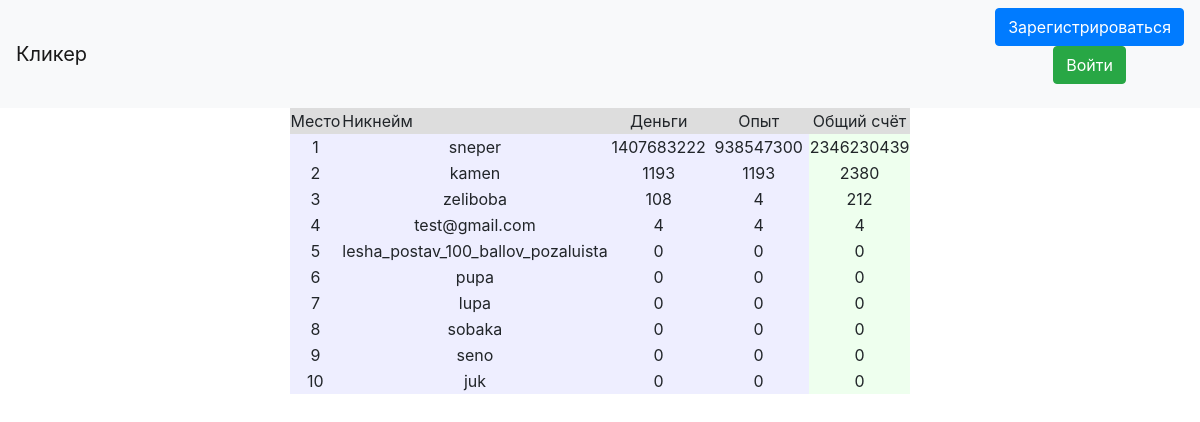
Screenshot of /start_page with the database file from the repository.
### models/users.py (models this page shows, shortened)
class User(database, UserMixin, SerializerMixin):
    __tablename__ = 'users'
    id = sqlalchemy.Column(sqlalchemy.Integer, primary_key=True, autoincrement=True)
    username = sqlalchemy.Column(sqlalchemy.String, nullable=True)
    email = sqlalchemy.Column(sqlalchemy.String, index=True, unique=True, nullable=True)
    hashed_password = sqlalchemy.Column(sqlalchemy.String, nullable=True)
    money = sqlalchemy.Column(sqlalchemy.Integer, default=0)
    experience = sqlalchemy.Column(sqlalchemy.Integer, default=0)
    money_total = sqlalchemy.Column(sqlalchemy.Integer, default=0)
    experience_total = sqlalchemy.Column(sqlalchemy.Integer, default=0)
    active_income_money = sqlalchemy.Column(sqlalchemy.Integer, nullable=True, default=1)
    active_income_exp = sqlalchemy.Column(sqlalchemy.Integer, nullable=True, default=1)
    passive_income_money = sqlalchemy.Column(sqlalchemy.Integer, nullable=True, default=0)
    passive_income_exp = sqlalchemy.Column(sqlalchemy.Integer, nullable=True, default=0)
    total = sqlalchemy.Column(sqlalchemy.Integer, default=0)
    last_time = sqlalchemy.Column(sqlalchemy.DateTime, default=datetime.datetime.now)
    upgrades = orm.relation("Upgrade",
                              secondary="association",
                              backref="users")

### clicker_blueprint.py (the view)
@clicker_blueprint.route('/')
@clicker_blueprint.route('/start_page')
def start_page():
    db_sess = create_session()
    if current_user.is_authenticated:
        do_passive_income_fo_current_user()
        income_update()
        db_sess.merge(current_user)
        db_sess.commit()
        return render_template('clicker.html', title='click')
    db_sess = create_session()
    users = db_sess.query(User).order_by(User.total.desc()).limit(100).all()
    return render_template('leader_board.html', users=users, title='leader_board')

### __init__.py (called while the page is built)
def create_session() -> Session:
    global __factory
    return __factory()

### templates/leader_board.html (shortened to what this page needs)
{% extends "base.html" %}
{% block content %}
<div class="table_container">
  <table class="my_table" align="center">
    <tr class="my_row">
      <td class="title" width="50px" bgcolor="#dddddd">Место</td>
      <td class="title" width="150px" bgcolor="#dddddd">Никнейм</td>
      <td class="title" width="100px" bgcolor="#dddddd" align="center">Деньги</td>
      <td class="title" width="100px" bgcolor="#dddddd" align="center">Опыт</td>
      <td class="title" width="100px" bgcolor="#dddddd" align="center">Общий счёт</td>
    </tr>
  {% for user in users %}
    <tr class="my_row">
      <td class="ordinary" bgcolor="#eeeeff" align="center">{{ loop.index }}</td>
      <td class="ordinary" bgcolor="#eeeeff" align="center">{{ user.username }}</td>
      <td class="ordinary" bgcolor="#eeeeff" align="center">{{ user.money }}</td>
      <td class="ordinary" bgcolor="#eeeeff" align="center">{{ user.experience }}</td>
      <td class="ordinary" bgcolor="#eeffee" align="center">{{ user.total }}</td>
    </tr>
  {% endfor %}
  </table>
</div>
<br>
{% endblock %}

### templates/base.html (shortened to what this page needs)
<!DOCTYPE html>
<html lang="en">
  <head>
      <link rel="stylesheet"
      href="https://stackpath.bootstrapcdn.com/bootstrap/4.4.1/css/bootstrap.min.css"
>
    <link rel="stylesheet"
      href="https://stackpath.bootstrapcdn.com/font-awesome/4.7.0/css/font-awesome.min.css"
>
  </head>
  <body>
    <header>
      <nav class="navbar navbar-light bg-light">
        <a class="navbar-brand" href="/start_page">Кликер</a>
        {% if current_user.is_authenticated %}
          <a class="navbar-brand" href="/upgrades">Улучшения</a>
          <p align="center">
            <a class="btn btn-dark" href="/profile/{{ current_user.id }}">Профиль</a>
            <a class="btn btn-danger" href="/logout">Выйти</a>
          </p>
        {% else %}
          <p align="center">
            <a class="btn btn-primary" href="/register">Зарегистрироваться</a>
            <br>
            <a class="btn btn-success" href="/login">Войти</a>
          </p>
        {% endif %}
      </nav>
    </header>
    <main role="main" class="container">
      {% block content %}{% endblock %}
    </main>
  </body>
</html>

### rows the page displays
User: username "sneper", money "1407683222", experience "938547300", total "2346230439"
User: username "kamen", money "1193", experience "1193", total "2380"
User: username "zeliboba", money "108", experience "4", total "212"
User: username "test@gmail.com", money "4", experience "4", total "4"
User: username "lesha_postav_100_ballov_pozaluista", money "0", experience "0", total "0"
User: username "pupa", money "0", experience "0", total "0"
User: username "lupa", money "0", experience "0", total "0"
User: username "sobaka", money "0", experience "0", total "0"
User: username "seno", money "0", experience "0", total "0"
User: username "juk", money "0", experience "0", total "0"
